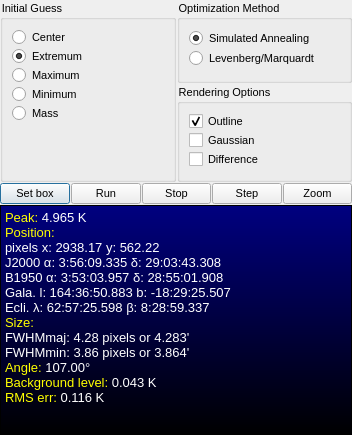
<?xml version="1.0" encoding="UTF-8"?>
<ui version="4.0">
 <class>GaussianDialog</class>
 <widget class="QDialog" name="GaussianDialog">
  <property name="geometry">
   <rect>
    <x>0</x>
    <y>0</y>
    <width>352</width>
    <height>435</height>
   </rect>
  </property>
  <property name="minimumSize">
   <size>
    <width>352</width>
    <height>0</height>
   </size>
  </property>
  <property name="windowTitle">
   <string>2D Gaussian Fitting</string>
  </property>
  <property name="windowIcon">
   <iconset resource="icons.qrc">
    <normaloff>:/Icons/gaussian2d64.png</normaloff>:/Icons/gaussian2d64.png</iconset>
  </property>
  <property name="styleSheet">
   <string notr="true">font-size: 8pt;</string>
  </property>
  <layout class="QVBoxLayout" name="verticalLayout_4">
   <property name="spacing">
    <number>1</number>
   </property>
   <property name="margin">
    <number>0</number>
   </property>
   <item>
    <layout class="QGridLayout" name="gridLayout">
     <item row="0" column="0" rowspan="2">
      <widget class="QGroupBox" name="groupBox">
       <property name="sizePolicy">
        <sizepolicy hsizetype="Preferred" vsizetype="MinimumExpanding">
         <horstretch>0</horstretch>
         <verstretch>0</verstretch>
        </sizepolicy>
       </property>
       <property name="title">
        <string>Initial Guess</string>
       </property>
       <layout class="QVBoxLayout" name="verticalLayout">
        <property name="spacing">
         <number>0</number>
        </property>
        <item>
         <widget class="QRadioButton" name="radioButton">
          <property name="text">
           <string>Center</string>
          </property>
         </widget>
        </item>
        <item>
         <widget class="QRadioButton" name="radioButton_2">
          <property name="text">
           <string>Extremum</string>
          </property>
          <property name="checked">
           <bool>true</bool>
          </property>
         </widget>
        </item>
        <item>
         <widget class="QRadioButton" name="radioButton_3">
          <property name="text">
           <string>Maximum</string>
          </property>
         </widget>
        </item>
        <item>
         <widget class="QRadioButton" name="radioButton_4">
          <property name="text">
           <string>Minimum</string>
          </property>
         </widget>
        </item>
        <item>
         <widget class="QRadioButton" name="radioButton_5">
          <property name="text">
           <string>Mass</string>
          </property>
         </widget>
        </item>
        <item>
         <spacer name="verticalSpacer_3">
          <property name="orientation">
           <enum>Qt::Vertical</enum>
          </property>
          <property name="sizeType">
           <enum>QSizePolicy::Minimum</enum>
          </property>
          <property name="sizeHint" stdset="0">
           <size>
            <width>72</width>
            <height>47</height>
           </size>
          </property>
         </spacer>
        </item>
       </layout>
      </widget>
     </item>
     <item row="0" column="1">
      <widget class="QGroupBox" name="groupBox_2">
       <property name="title">
        <string>Optimization Method</string>
       </property>
       <layout class="QVBoxLayout" name="verticalLayout_2">
        <property name="spacing">
         <number>0</number>
        </property>
        <item>
         <widget class="QRadioButton" name="radioButton_6">
          <property name="text">
           <string>Simulated Annealing</string>
          </property>
          <property name="checked">
           <bool>true</bool>
          </property>
         </widget>
        </item>
        <item>
         <widget class="QRadioButton" name="radioButton_7">
          <property name="text">
           <string>Levenberg/Marquardt</string>
          </property>
         </widget>
        </item>
        <item>
         <spacer name="verticalSpacer_2">
          <property name="orientation">
           <enum>Qt::Vertical</enum>
          </property>
          <property name="sizeType">
           <enum>QSizePolicy::Minimum</enum>
          </property>
          <property name="sizeHint" stdset="0">
           <size>
            <width>86</width>
            <height>1</height>
           </size>
          </property>
         </spacer>
        </item>
       </layout>
      </widget>
     </item>
     <item row="1" column="1">
      <widget class="QGroupBox" name="groupBox_3">
       <property name="title">
        <string>Rendering Options</string>
       </property>
       <layout class="QVBoxLayout" name="verticalLayout_3">
        <property name="spacing">
         <number>0</number>
        </property>
        <item>
         <widget class="QCheckBox" name="checkBox">
          <property name="text">
           <string>Outline</string>
          </property>
          <property name="checked">
           <bool>true</bool>
          </property>
         </widget>
        </item>
        <item>
         <widget class="QCheckBox" name="checkBox_2">
          <property name="text">
           <string>Gaussian</string>
          </property>
         </widget>
        </item>
        <item>
         <widget class="QCheckBox" name="checkBox_3">
          <property name="text">
           <string>Difference</string>
          </property>
         </widget>
        </item>
        <item>
         <spacer name="verticalSpacer_4">
          <property name="orientation">
           <enum>Qt::Vertical</enum>
          </property>
          <property name="sizeType">
           <enum>QSizePolicy::Minimum</enum>
          </property>
          <property name="sizeHint" stdset="0">
           <size>
            <width>68</width>
            <height>1</height>
           </size>
          </property>
         </spacer>
        </item>
       </layout>
      </widget>
     </item>
    </layout>
   </item>
   <item>
    <layout class="QHBoxLayout" name="horizontalLayout">
     <property name="spacing">
      <number>1</number>
     </property>
     <item>
      <widget class="QPushButton" name="pushButton">
       <property name="text">
        <string>Set box</string>
       </property>
      </widget>
     </item>
     <item>
      <widget class="QPushButton" name="pushButton_2">
       <property name="text">
        <string>Run</string>
       </property>
      </widget>
     </item>
     <item>
      <widget class="QPushButton" name="pushButton_3">
       <property name="text">
        <string>Stop</string>
       </property>
      </widget>
     </item>
     <item>
      <widget class="QPushButton" name="pushButton_4">
       <property name="text">
        <string>Step</string>
       </property>
      </widget>
     </item>
     <item>
      <widget class="QPushButton" name="pushButton_5">
       <property name="text">
        <string>Zoom</string>
       </property>
      </widget>
     </item>
    </layout>
   </item>
   <item>
    <widget class="QTextBrowser" name="textBrowser">
     <property name="minimumSize">
      <size>
       <width>256</width>
       <height>221</height>
      </size>
     </property>
     <property name="styleSheet">
      <string notr="true">background-color: qlineargradient(spread:pad, x1:0, y1:0, x2:0, y2:1, stop:0 rgba(0, 0, 128, 255), stop:1 rgba(0, 0, 0, 255));
color: rgb(255, 255, 255);
</string>
     </property>
     <property name="html">
      <string>&lt;!DOCTYPE HTML PUBLIC &quot;-//W3C//DTD HTML 4.0//EN&quot; &quot;http://www.w3.org/TR/REC-html40/strict.dtd&quot;&gt;
&lt;html&gt;&lt;head&gt;&lt;meta name=&quot;qrichtext&quot; content=&quot;1&quot; /&gt;&lt;style type=&quot;text/css&quot;&gt;
p, li { white-space: pre-wrap; }
&lt;/style&gt;&lt;/head&gt;&lt;body style=&quot; font-family:'Arial'; font-size:8pt; font-weight:400; font-style:normal;&quot;&gt;
&lt;p style=&quot; margin-top:0px; margin-bottom:0px; margin-left:0px; margin-right:0px; -qt-block-indent:0; text-indent:0px;&quot;&gt;&lt;span style=&quot; font-size:10pt; color:#ffff00;&quot;&gt;Peak:&lt;/span&gt;&lt;span style=&quot; font-size:10pt;&quot;&gt; 4.965 K&lt;/span&gt;&lt;/p&gt;
&lt;p style=&quot; margin-top:0px; margin-bottom:0px; margin-left:0px; margin-right:0px; -qt-block-indent:0; text-indent:0px;&quot;&gt;&lt;span style=&quot; font-size:10pt; color:#ffff00;&quot;&gt;Position:&lt;/span&gt;&lt;/p&gt;
&lt;p style=&quot; margin-top:0px; margin-bottom:0px; margin-left:0px; margin-right:0px; -qt-block-indent:0; text-indent:0px;&quot;&gt;&lt;span style=&quot; font-size:10pt;&quot;&gt;pixels x: 2938.17 y: 562.22&lt;/span&gt;&lt;/p&gt;
&lt;p style=&quot; margin-top:0px; margin-bottom:0px; margin-left:0px; margin-right:0px; -qt-block-indent:0; text-indent:0px;&quot;&gt;&lt;span style=&quot; font-size:10pt;&quot;&gt;J2000 α: 3:56:09.335 δ: 29:03:43.308&lt;/span&gt;&lt;/p&gt;
&lt;p style=&quot; margin-top:0px; margin-bottom:0px; margin-left:0px; margin-right:0px; -qt-block-indent:0; text-indent:0px;&quot;&gt;&lt;span style=&quot; font-size:10pt;&quot;&gt;B1950 α: 3:53:03.957 δ: 28:55:01.908&lt;/span&gt;&lt;/p&gt;
&lt;p style=&quot; margin-top:0px; margin-bottom:0px; margin-left:0px; margin-right:0px; -qt-block-indent:0; text-indent:0px;&quot;&gt;&lt;span style=&quot; font-size:10pt;&quot;&gt;Gala. l: 164:36:50.883 b: -18:29:25.507&lt;/span&gt;&lt;/p&gt;
&lt;p style=&quot; margin-top:0px; margin-bottom:0px; margin-left:0px; margin-right:0px; -qt-block-indent:0; text-indent:0px;&quot;&gt;&lt;span style=&quot; font-size:10pt;&quot;&gt;Ecli. λ: 62:57:25.598 β: 8:28:59.337&lt;/span&gt;&lt;/p&gt;
&lt;p style=&quot; margin-top:0px; margin-bottom:0px; margin-left:0px; margin-right:0px; -qt-block-indent:0; text-indent:0px;&quot;&gt;&lt;span style=&quot; font-size:10pt; color:#ffff00;&quot;&gt;Size:&lt;/span&gt;&lt;/p&gt;
&lt;p style=&quot; margin-top:0px; margin-bottom:0px; margin-left:0px; margin-right:0px; -qt-block-indent:0; text-indent:0px;&quot;&gt;&lt;span style=&quot; font-size:10pt;&quot;&gt;FWHMmaj: 4.28 pixels or 4.283'&lt;/span&gt;&lt;/p&gt;
&lt;p style=&quot; margin-top:0px; margin-bottom:0px; margin-left:0px; margin-right:0px; -qt-block-indent:0; text-indent:0px;&quot;&gt;&lt;span style=&quot; font-size:10pt;&quot;&gt;FWHMmin: 3.86 pixels or 3.864'&lt;/span&gt;&lt;/p&gt;
&lt;p style=&quot; margin-top:0px; margin-bottom:0px; margin-left:0px; margin-right:0px; -qt-block-indent:0; text-indent:0px;&quot;&gt;&lt;span style=&quot; font-size:10pt; color:#ffff00;&quot;&gt;Angle:&lt;/span&gt;&lt;span style=&quot; font-size:10pt;&quot;&gt; 107.00°&lt;/span&gt;&lt;/p&gt;
&lt;p style=&quot; margin-top:0px; margin-bottom:0px; margin-left:0px; margin-right:0px; -qt-block-indent:0; text-indent:0px;&quot;&gt;&lt;span style=&quot; font-size:10pt; color:#ffff00;&quot;&gt;Background level:&lt;/span&gt;&lt;span style=&quot; font-size:10pt;&quot;&gt; 0.043 K&lt;/span&gt;&lt;/p&gt;
&lt;p style=&quot; margin-top:0px; margin-bottom:0px; margin-left:0px; margin-right:0px; -qt-block-indent:0; text-indent:0px;&quot;&gt;&lt;span style=&quot; font-size:10pt; color:#ffff00;&quot;&gt;RMS err:&lt;/span&gt;&lt;span style=&quot; font-size:10pt;&quot;&gt; 0.116 K&lt;/span&gt;&lt;/p&gt;&lt;/body&gt;&lt;/html&gt;</string>
     </property>
    </widget>
   </item>
  </layout>
 </widget>
 <resources>
  <include location="icons.qrc"/>
 </resources>
 <connections/>
</ui>
